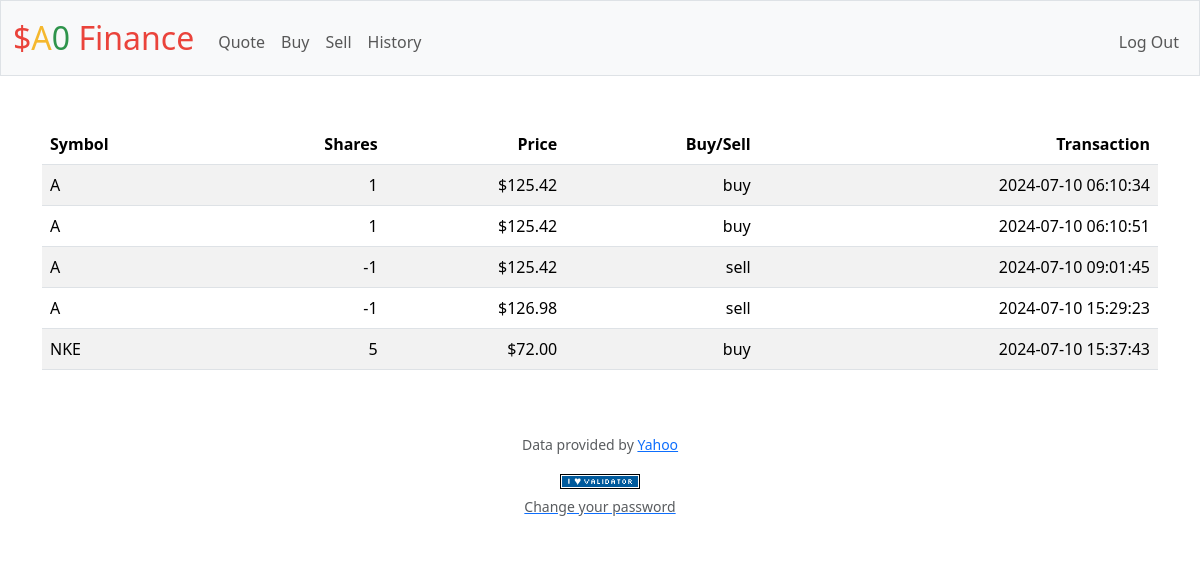
The page /history (signed in) on the database its author committed.
### tables this page shows
CREATE TABLE transactions (
    id INTEGER PRIMARY KEY NOT NULL,
    user_id INTEGER NOT NULL,
    symbol TEXT NOT NULL,
    shares INTEGER NOT NULL,
    price NUMERIC NOT NULL,
    type TEXT CHECK( type IN ('buy', 'sell') ) NOT NULL,
    timestamp DATETIME DEFAULT CURRENT_TIMESTAMP,
    FOREIGN KEY (user_id) REFERENCES users (id)
);

### app.py (the view)
@app.route("/history")
@login_required
def history():
    if request.method == "GET":
        database = db.execute("SELECT * FROM transactions WHERE user_id = ?", session['user_id'])
        return render_template("history.html", database=database, usd=usd)

### app.py (called while the page is built)
@app.after_request
def after_request(response):
    response.headers["Cache-Control"] = "no-cache, no-store, must-revalidate"
    response.headers["Expires"] = 0
    response.headers["Pragma"] = "no-cache"
    return response

### helpers.py (called while the page is built)
def login_required(f):
    @wraps(f)
    def decorated_function(*args, **kwargs):
        if session.get("user_id") is None:
            return redirect("/login")
        return f(*args, **kwargs)
    return decorated_function

def usd(value):
    return f"${value:,.2f}"

### templates/history.html (shortened to what this page needs)
{% extends "layout.html" %}
{% block main %}
    <div class="table-responsive-md">
        <table class="table table-striped">
            <thead>
                <tr>
                    <th class="text-start">Symbol</th>
                    <th class="text-end">Shares</th>
                    <th class="text-end">Price</th>
                    <th class="text-end">Buy/Sell</th>
                    <th class="text-end">Transaction</th>
                </tr>
            </thead>
            <tbody>
                {% for data in database %}
                    <tr>
                        <td value="{{ data.symbol }}" class="text-start">{{ data.symbol }}</td>
                        <td value="{{ data.shares }}" class="text-end">{{data.shares }}</td>
                        <td value="price" class="text-end">{{ usd(data.price) }}</td>
                        <td value="{{ data.type}}" class="text-end">{{ data.type }}</td>
                        <td value="{{ data.timestamp }}" class="text-end">{{ data.timestamp }}</td>
                    </tr>
                {% endfor %}
            </tbody>
        </table>
    </div>
{% endblock %}

### rows shown on the page
transactions: symbol "A", shares "1", price "$125.42", type "buy", timestamp "2024-07-10 06:10:34"
transactions: symbol "A", shares "1", price "$125.42", type "buy", timestamp "2024-07-10 06:10:51"
transactions: symbol "A", shares "-1", price "$125.42", type "sell", timestamp "2024-07-10 09:01:45"
transactions: symbol "A", shares "-1", price "$126.98", type "sell", timestamp "2024-07-10 15:29:23"
transactions: symbol "NKE", shares "5", price "$72.00", type "buy", timestamp "2024-07-10 15:37:43"
